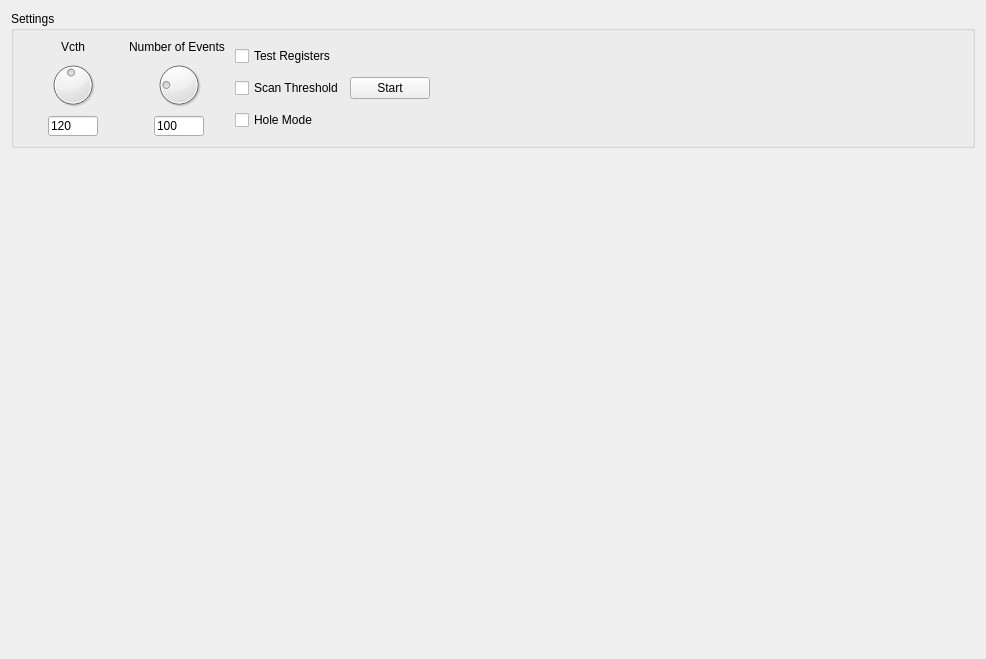
<?xml version="1.0" encoding="UTF-8"?>
<ui version="4.0">
 <class>HybridTestTab</class>
 <widget class="QWidget" name="HybridTestTab">
  <property name="geometry">
   <rect>
    <x>0</x>
    <y>0</y>
    <width>986</width>
    <height>659</height>
   </rect>
  </property>
  <property name="windowTitle">
   <string>Form</string>
  </property>
  <layout class="QHBoxLayout" name="horizontalLayout">
   <item>
    <layout class="QVBoxLayout" name="loHybridTestTab">
     <item>
      <widget class="QGroupBox" name="gbSettings">
       <property name="title">
        <string>Settings</string>
       </property>
       <layout class="QHBoxLayout" name="horizontalLayout_3">
        <item>
         <layout class="QGridLayout" name="gridLayout">
          <item row="0" column="2" alignment="Qt::AlignHCenter">
           <widget class="QLabel" name="lblVcth">
            <property name="text">
             <string>Vcth</string>
            </property>
           </widget>
          </item>
          <item row="1" column="2">
           <widget class="QDial" name="dialVcth">
            <property name="cursor">
             <cursorShape>ArrowCursor</cursorShape>
            </property>
            <property name="maximum">
             <number>255</number>
            </property>
            <property name="value">
             <number>120</number>
            </property>
            <property name="invertedAppearance">
             <bool>false</bool>
            </property>
            <property name="wrapping">
             <bool>false</bool>
            </property>
            <property name="notchesVisible">
             <bool>false</bool>
            </property>
           </widget>
          </item>
          <item row="1" column="4">
           <widget class="QDial" name="dialEvents">
            <property name="maximum">
             <number>500</number>
            </property>
            <property name="value">
             <number>100</number>
            </property>
           </widget>
          </item>
          <item row="2" column="2" alignment="Qt::AlignHCenter">
           <widget class="QLineEdit" name="txtVcth">
            <property name="maximumSize">
             <size>
              <width>50</width>
              <height>20</height>
             </size>
            </property>
            <property name="text">
             <string>120</string>
            </property>
           </widget>
          </item>
          <item row="2" column="4" alignment="Qt::AlignHCenter">
           <widget class="QLineEdit" name="txtEvents">
            <property name="maximumSize">
             <size>
              <width>50</width>
              <height>20</height>
             </size>
            </property>
            <property name="text">
             <string>100</string>
            </property>
           </widget>
          </item>
          <item row="0" column="4">
           <widget class="QLabel" name="lblEvents">
            <property name="text">
             <string>Number of Events</string>
            </property>
           </widget>
          </item>
         </layout>
        </item>
        <item>
         <layout class="QVBoxLayout" name="loOptionsExtra">
          <item>
           <widget class="QCheckBox" name="checkTestReg">
            <property name="text">
             <string>Test Registers</string>
            </property>
           </widget>
          </item>
          <item>
           <widget class="QCheckBox" name="checkScan">
            <property name="text">
             <string>Scan Threshold</string>
            </property>
           </widget>
          </item>
          <item>
           <widget class="QCheckBox" name="checkHoleMode">
            <property name="text">
             <string>Hole Mode</string>
            </property>
           </widget>
          </item>
         </layout>
        </item>
        <item>
         <widget class="QPushButton" name="btnStart">
          <property name="text">
           <string>Start</string>
          </property>
         </widget>
        </item>
        <item>
         <spacer name="spacerSettings">
          <property name="orientation">
           <enum>Qt::Horizontal</enum>
          </property>
          <property name="sizeHint" stdset="0">
           <size>
            <width>40</width>
            <height>20</height>
           </size>
          </property>
         </spacer>
        </item>
       </layout>
      </widget>
     </item>
     <item>
      <spacer name="verticalSpacer">
       <property name="orientation">
        <enum>Qt::Vertical</enum>
       </property>
       <property name="sizeHint" stdset="0">
        <size>
         <width>20</width>
         <height>40</height>
        </size>
       </property>
      </spacer>
     </item>
    </layout>
   </item>
  </layout>
 </widget>
 <resources/>
 <connections/>
</ui>
